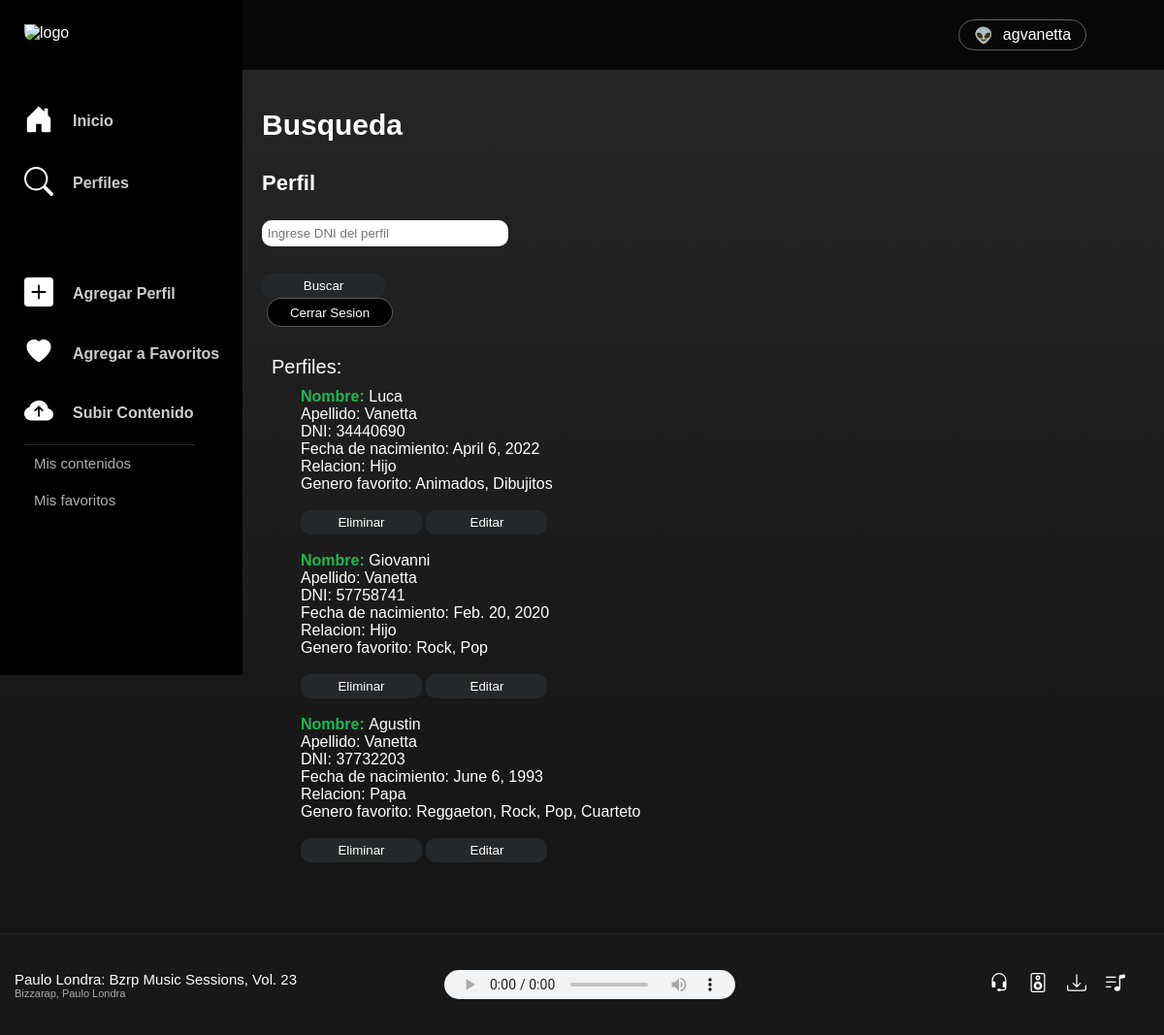
The page /AppSpotify/buscarTodos/ (signed in) on the database its author committed.
### AppSpotify/models.py (models this page shows, shortened)
class Perfil(models.Model):
    nombre = models.CharField(max_length=40)
    apellido = models.CharField(max_length=40)
    dni= models.IntegerField()
    fechaDeNacimiento = models.DateField()
    relacion = models.CharField(max_length=40)
    generosFavoritos = models.CharField(max_length=100)

### AppSpotify/views.py (the view)
# urls.py: path('buscarTodos/', views.buscarTodos),
@login_required
def buscarTodos(request):
    perfiles = Perfil.objects.all()
    contexto={"perfiles":perfiles}
    return render(request,"AppSpotify/traerPerfiles.html", contexto)

### AppSpotify/templates/AppSpotify/traerPerfiles.html
{% extends "AppSpotify/padre.html" %}
{% load static %}
{% block contenidoDinamico %}
<div class="body__container">
    <div class="body__user">
        <div class="body__user__container">
            <span>👽</span><div>{{user}}</div>
        </div>
    </div>
    <div class="title">Busqueda</div>
    <div class="perfil__container__lista" >
        <div class="formulario__text">Perfil</div>
        <div class="form">
            <form class="form__perfil" action="/AppSpotify/buscar/" method="GET">
                <input id="input" type="text" name="dni" id="dni" placeholder=" Ingrese DNI del perfil">
                <br>
                <input class="button__enviar2" type="submit" value="Buscar">
            </form>
            <form action="" method="POST"> {% csrf_token %}
                <button  class="body__user__container" style="margin-left: 5px ; background-color: black; cursor: pointer;">
                  <a style=" text-decoration: none; background-color: black; " href="/AppSpotify/logout"> Cerrar Sesion </a>
                </button>
            </form>
        </div>
        {% if perfiles %}
        <div>
            <div style="font-size: 20px;">Perfiles:</div>
            <ul style="list-style: none;">
            {% for perfil in perfiles %}
                <li><span style="color: #1DB954; font-weight: 600;">Nombre: </span>{{perfil.nombre}}</li>
                <li>Apellido: {{perfil.apellido}}</li>
                <li>DNI: {{perfil.dni}}</li>
                <li>Fecha de nacimiento: {{perfil.fechaDeNacimiento}}</li>
                <li>Relacion: {{perfil.relacion}}</li>
                <li>Genero favorito: {{perfil.generosFavoritos}}</li>
                <br>
                <button class="button__listar">
                    <a style="text-decoration: none;" href="{% url 'EliminarPerfil' perfil.dni %}"> Eliminar </a>
                </button>
                <button class="button__listar">
                    <a style="text-decoration: none;" href="{% url 'EditarPerfil' perfil.dni %}"> Editar </a>
                </button>
                <br>
                <br>
            {% endfor %}
            </ul>
        </div>
        {% else %}
        <div>No hay perfiles cargados en sistema.</div>
        {% endif %}
    </div>
</div>
{% endblock %}

### AppSpotify/static/AppSpotify/css/styles.css (style rules this page uses)
* { margin: 0; color: white; font-family: Google Sans,arial,sans-serif-medium,sans-serif; }
body { height: 100vh; background-image: linear-gradient(rgba(0,0,0,.85) 0,#121212 100%); margin-bottom: 25vh; }
.body__container { float: right; display: flex; flex-direction: column; width: calc(100% - 250px); font-family: 'Lato', sans-serif; padding-bottom: 150px; }
.body__user { display: flex; background-color: rgba(0, 0, 0, 0.801); justify-content: flex-end; padding: 20px 80px 20px 0px; }
.body__user__container { display: flex; justify-content: center; align-items: center; border: 1px solid rgba(255, 255, 255, 0.34); border-radius: 20px; width: 130px; height: 30px; }
.body__user__container span { padding-right: 10px; }
.title { padding-left: 20px; font-weight: 700; font-size: 30px; padding-top: 40px; padding-bottom: 20px; }
.formulario__text { font-size: 22px; font-weight: 700; display: flex; justify-content: center; align-items: center; }
.perfil__container__lista { display: flex; flex-direction: column; align-items: flex-start; padding-left: 10px; }
.perfil__container__lista div { padding: 10px; }
.form__perfil { display: flex; flex-direction: column; }
.button__enviar2 { width: 50%; align-items: center; margin-top: 5px; background-color: #24282a; border: 0; border-radius: 10px; padding: 5px 15px; }
.button__listar { width: 125px; align-items: center; margin-top: 0px; background-color: #24282a; border: 0; border-radius: 10px; padding: 5px 15px; }
#input { color: black; height: 25px; width: 250px; margin: 5px 0; border-radius: 10px; border: 0; }

### rows shown on the page
Perfil: nombre "Luca", apellido "Vanetta", dni "34440690", fechaDeNacimiento "April 6, 2022", relacion "Hijo", generosFavoritos "Animados, Dibujitos"
Perfil: nombre "Giovanni", apellido "Vanetta", dni "57758741", fechaDeNacimiento "Feb. 20, 2020", relacion "Hijo", generosFavoritos "Rock, Pop"
Perfil: nombre "Agustin", apellido "Vanetta", dni "37732203", fechaDeNacimiento "June 6, 1993", relacion "Papa", generosFavoritos "Reggaeton, Rock, Pop, Cuarteto"

### other values the page prints
{{ user }} "agvanetta"
